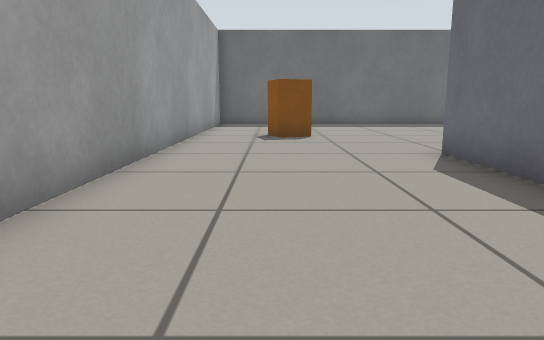
view 1 (above)

16 first-person views from a walk through a world built for the Gazebo simulator. The camera is 0.5 m above the floor, tilts 10° down and sees 70° across. The floor is counted in squares, 0.5 m on a side. Each view is taken from the middle of a square. On the plan, view 1 faces up. The plan holds only what a view shows up to about 13 squares ahead; the rest is blank.

view 2
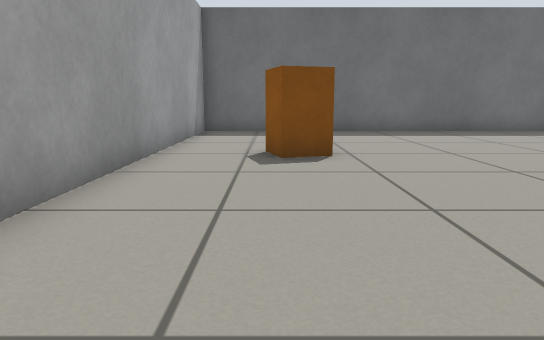

view 3
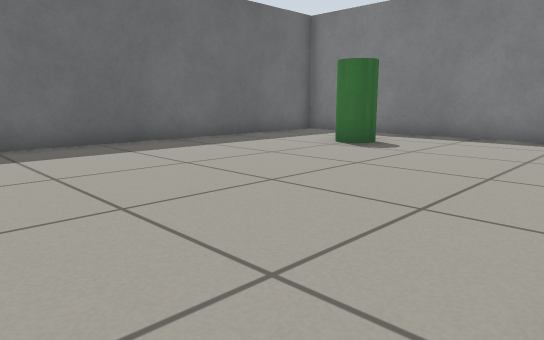

view 4
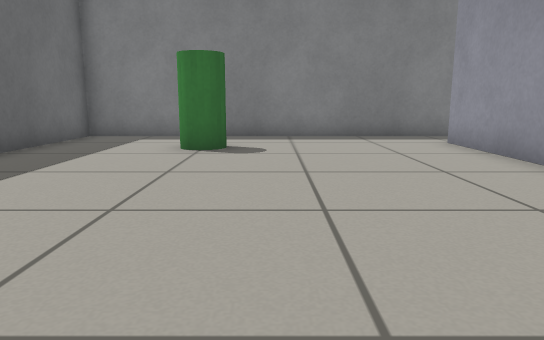

view 5
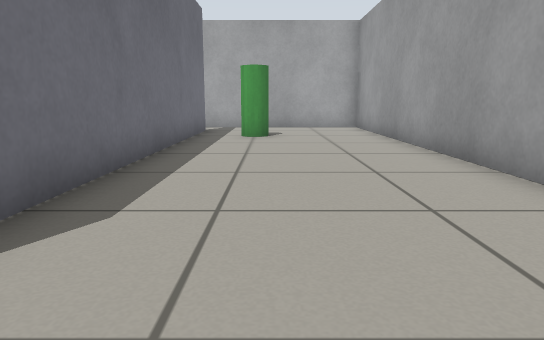

view 6
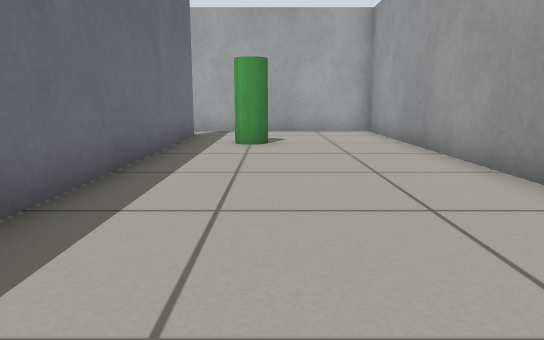

view 7
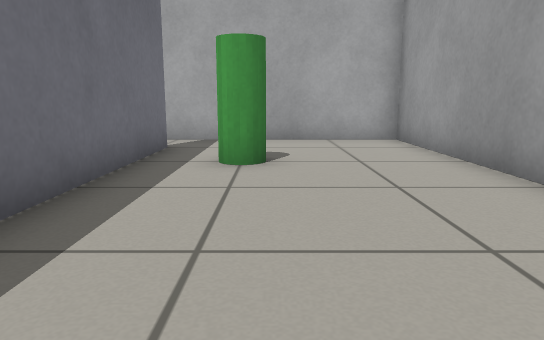

view 8
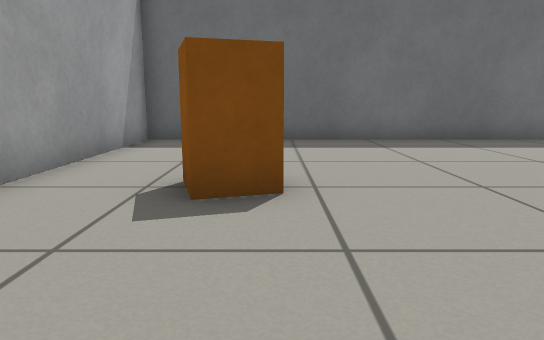

view 9
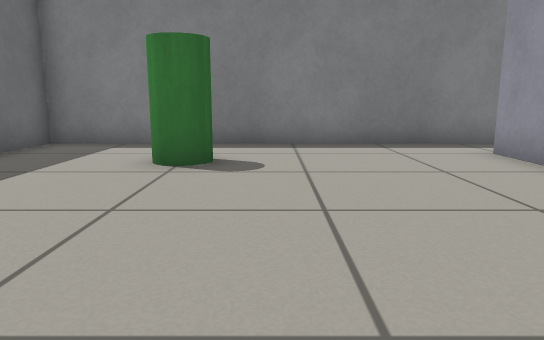

view 10
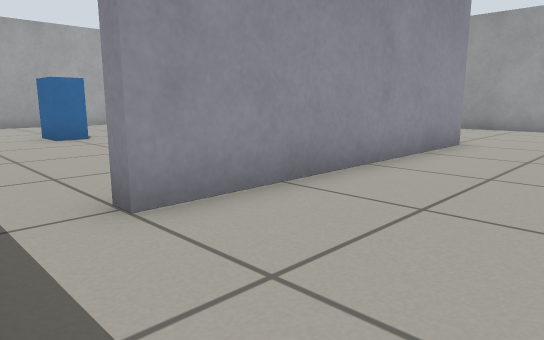

view 11
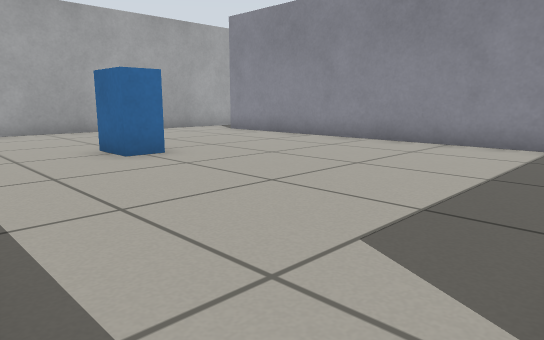

view 12
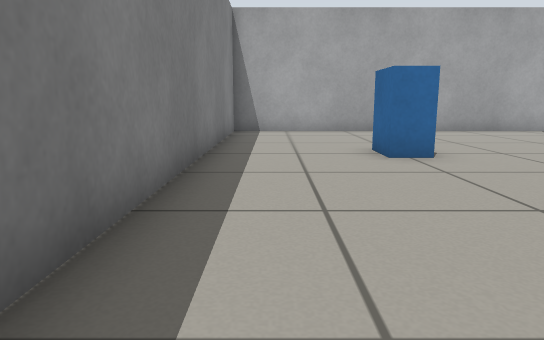

view 13
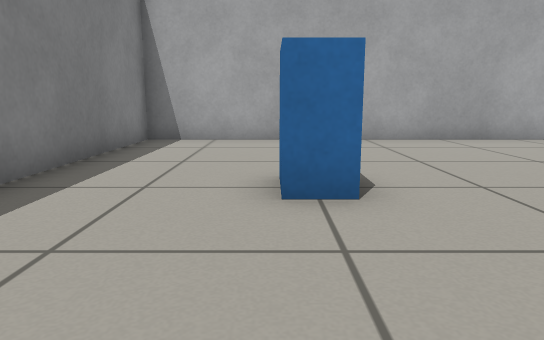

view 14
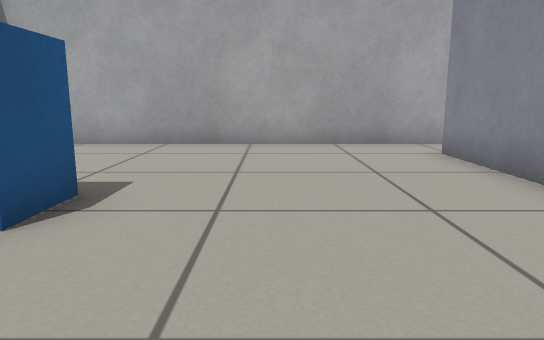

view 15
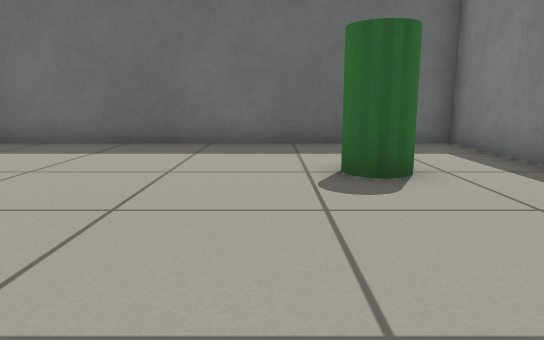

view 16
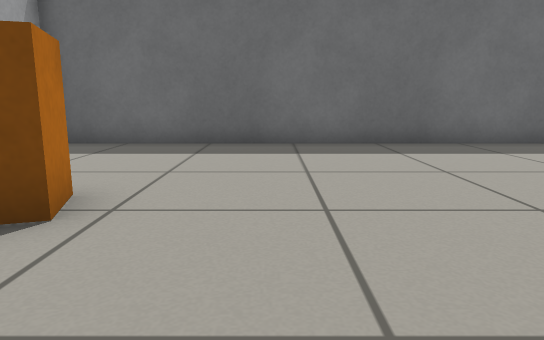

### Floor plan
Ten units are one square. View 1 is at (0, 0); x grows to the right and y downward. Boxes are objects, and circles mark ways between rooms. Rooms are numbered by the first view taken in them; rooms with no view inside come last. Other rooms are left out.
<svg viewBox="-28 -178 166 246">
<path fill="none" stroke="#000" d="M133 -66 133 -173 -23 -173 -23 63 34 63M33 45 33 -77 115 -77M115 -77 115 -73M37 -54 37 45M34 63 133 63 133 -66"/>
<rect x="-5" y="-125" width="20" height="20" fill="#bbb"><title>orange box</title></rect>
<rect x="5" y="15" width="20" height="20" fill="#bbb"><title>green cylinder</title></rect>
<rect x="95" y="-145" width="20" height="20" fill="#bbb"><title>green cylinder</title></rect>
<rect x="85" y="-5" width="20" height="20" fill="#bbb"><title>blue box</title></rect>
<circle cx="125" cy="-70" r="3" fill="#2a7"/>
<circle cx="30" cy="55" r="3" fill="#2a7"/>
<text x="40" y="-90">1</text>
<text x="80" y="0">2</text>
</svg>
Room 1 opens to room 2.

Where each view was taken, in squares from view 1:
view 1: 0 up, 0 right, facing up
view 2: 4 up, 0 right, facing up
view 3: 8 up, 2 right, facing up-right
view 4: 12 up, 2 right, facing right
view 5: 9 up, 1 right, facing down
view 6: 7 up, 1 right, facing down
view 7: 4 up, 1 right, facing down
view 8: 7 up, 1 right, facing up
view 9: 12 up, 4 right, facing right
view 10: 11 up, 13 right, facing down-left
view 11: 7 up, 13 right, facing down-left
view 12: 7 up, 12 right, facing down
view 13: 4 up, 10 right, facing down
view 14: 3 up, 7 right, facing down
view 15: 8 up, 9 right, facing up
view 16: 8 up, 3 right, facing up
